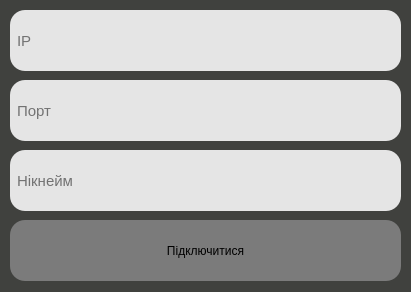
<?xml version="1.0" encoding="UTF-8"?>
<ui version="4.0">
 <class>MainWindow</class>
 <widget class="QMainWindow" name="MainWindow">
  <property name="geometry">
   <rect>
    <x>0</x>
    <y>0</y>
    <width>411</width>
    <height>292</height>
   </rect>
  </property>
  <property name="windowTitle">
   <string>AChat - підключитися до серверу</string>
  </property>
  <property name="styleSheet">
   <string notr="true">background-color: rgb(64, 65, 62);</string>
  </property>
  <widget class="QWidget" name="centralwidget">
   <widget class="QPushButton" name="connect_to_server">
    <property name="geometry">
     <rect>
      <x>10</x>
      <y>220</y>
      <width>391</width>
      <height>61</height>
     </rect>
    </property>
    <property name="cursor">
     <cursorShape>PointingHandCursor</cursorShape>
    </property>
    <property name="styleSheet">
     <string notr="true">QPushButton {
	background-color: rgb(123, 123, 123);
	border-radius: 15px;
}
QPushButton:hover {
	background-color: rgb(108, 108, 108);
}</string>
    </property>
    <property name="text">
     <string>Підключитися</string>
    </property>
   </widget>
   <widget class="QLineEdit" name="ip">
    <property name="geometry">
     <rect>
      <x>10</x>
      <y>10</y>
      <width>391</width>
      <height>61</height>
     </rect>
    </property>
    <property name="styleSheet">
     <string notr="true">background-color: rgb(229, 229, 229);
border-radius: 15px;
padding-left: 5px;
font-size: 15px</string>
    </property>
    <property name="placeholderText">
     <string>IP</string>
    </property>
   </widget>
   <widget class="QLineEdit" name="port">
    <property name="geometry">
     <rect>
      <x>10</x>
      <y>80</y>
      <width>391</width>
      <height>61</height>
     </rect>
    </property>
    <property name="styleSheet">
     <string notr="true">background-color: rgb(229, 229, 229);
border-radius: 15px;
padding-left: 5px;
font-size: 15px</string>
    </property>
    <property name="placeholderText">
     <string>Порт</string>
    </property>
   </widget>
   <widget class="QLineEdit" name="nikname">
    <property name="geometry">
     <rect>
      <x>10</x>
      <y>150</y>
      <width>391</width>
      <height>61</height>
     </rect>
    </property>
    <property name="styleSheet">
     <string notr="true">background-color: rgb(229, 229, 229);
border-radius: 15px;
padding-left: 5px;
font-size: 15px</string>
    </property>
    <property name="placeholderText">
     <string>Нікнейм</string>
    </property>
   </widget>
  </widget>
 </widget>
 <resources/>
 <connections/>
</ui>
